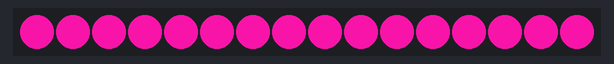
A sketch run on a simulated Arduino Uno, built with avr-gcc and run on an emulated ATmega328P. Parts: 16 RGB LEDs in strip order, left to right. Dim RGB values are drawn brighter than linear; random numbers use the default seed unless the sketch sets one.

Above: at 0.1 s.
At 4.7 s:
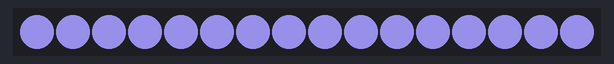
At 9.8 s:
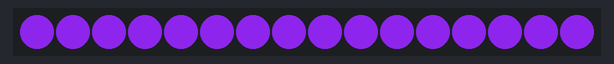
At 19.0 s:
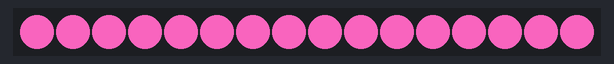
At 28.8 s:
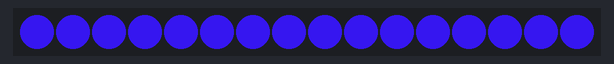
At 39.0 s:
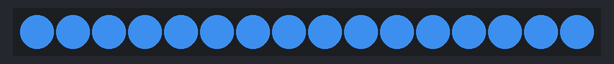

Measured:
- what the display in image 1 shows lasts 0.5 s, from 4.6 s to 5.1 s

The sketch:

src.ino
```cpp
#include <Adafruit_NeoPixel.h>

#define PIN 0

#define NUMPIXELS 16

Adafruit_NeoPixel pixels(NUMPIXELS, PIN, NEO_GRB + NEO_KHZ800);

#define DELAYVAL 500 // Time (in milliseconds) to pause between pixels

void setup() {
  pixels.begin(); // INITIALIZE NeoPixel strip object (REQUIRED)
}

void loop() {
  pixels.clear(); // Set all pixel colors to 'off'
  int r = random(255);
  int g = random(255);
  int b = random(255);
  for(int i = 0; i < NUMPIXELS; i++) {
    pixels.setPixelColor(i, pixels.Color(r, g, b));
    pixels.show();
  }
  delay(DELAYVAL); // Pause before next pass through loop
}
```
